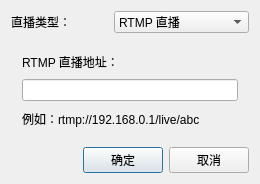
<?xml version="1.0" encoding="UTF-8"?>
<ui version="4.0">
 <class>DlgAddLive</class>
 <widget class="QDialog" name="DlgAddLive">
  <property name="geometry">
   <rect>
    <x>0</x>
    <y>0</y>
    <width>257</width>
    <height>163</height>
   </rect>
  </property>
  <property name="windowTitle">
   <string>DlgAddLive</string>
  </property>
  <layout class="QVBoxLayout" name="verticalLayout">
   <item>
    <layout class="QHBoxLayout" name="horizontalLayout">
     <item>
      <widget class="QLabel" name="label">
       <property name="text">
        <string>直播类型：</string>
       </property>
      </widget>
     </item>
     <item>
      <widget class="QComboBox" name="combLiveType">
       <item>
        <property name="text">
         <string>RTMP 直播</string>
        </property>
       </item>
       <item>
        <property name="text">
         <string>RDLiveSDK 云直播</string>
        </property>
       </item>
       <item>
        <property name="text">
         <string>锐动直播 (云直播)</string>
        </property>
       </item>
      </widget>
     </item>
    </layout>
   </item>
   <item>
    <widget class="QStackedWidget" name="stackedWidget">
     <property name="currentIndex">
      <number>0</number>
     </property>
     <widget class="QWidget" name="page">
      <layout class="QVBoxLayout" name="verticalLayout_2">
       <item>
        <widget class="QLabel" name="label_2">
         <property name="text">
          <string>RTMP 直播地址：</string>
         </property>
        </widget>
       </item>
       <item>
        <widget class="QLineEdit" name="texRtmpUrl">
         <property name="maxLength">
          <number>256</number>
         </property>
        </widget>
       </item>
       <item>
        <widget class="QLabel" name="label_5">
         <property name="text">
          <string>例如：rtmp://192.168.0.1/live/abc</string>
         </property>
        </widget>
       </item>
      </layout>
     </widget>
     <widget class="QWidget" name="page_2">
      <layout class="QVBoxLayout" name="verticalLayout_3">
       <item>
        <widget class="QLabel" name="label_3">
         <property name="text">
          <string>用户ID（能标识用户唯一性的字符串）：</string>
         </property>
        </widget>
       </item>
       <item>
        <widget class="QLineEdit" name="texSdkUserId">
         <property name="maxLength">
          <number>32</number>
         </property>
        </widget>
       </item>
       <item>
        <widget class="QLabel" name="label_4">
         <property name="text">
          <string>小写字母和数字的组合，小于32个字符</string>
         </property>
        </widget>
       </item>
      </layout>
     </widget>
     <widget class="QWidget" name="page_3">
      <layout class="QGridLayout" name="gridLayout">
       <item row="0" column="0">
        <widget class="QLabel" name="label_6">
         <property name="text">
          <string>用户名：</string>
         </property>
        </widget>
       </item>
       <item row="0" column="1">
        <widget class="QLineEdit" name="texRdLiveUserName">
         <property name="maxLength">
          <number>64</number>
         </property>
        </widget>
       </item>
       <item row="1" column="0">
        <widget class="QLabel" name="label_7">
         <property name="text">
          <string>密码：</string>
         </property>
        </widget>
       </item>
       <item row="1" column="1">
        <widget class="QLineEdit" name="texRdLivePassword">
         <property name="maxLength">
          <number>64</number>
         </property>
         <property name="echoMode">
          <enum>QLineEdit::Password</enum>
         </property>
        </widget>
       </item>
       <item row="2" column="1">
        <widget class="QCheckBox" name="chkRdLiveAutoLogin">
         <property name="text">
          <string>自动登录</string>
         </property>
        </widget>
       </item>
      </layout>
     </widget>
    </widget>
   </item>
   <item>
    <layout class="QHBoxLayout" name="horizontalLayout_2">
     <item>
      <spacer name="horizontalSpacer">
       <property name="orientation">
        <enum>Qt::Horizontal</enum>
       </property>
       <property name="sizeHint" stdset="0">
        <size>
         <width>40</width>
         <height>20</height>
        </size>
       </property>
      </spacer>
     </item>
     <item>
      <widget class="QPushButton" name="butOK">
       <property name="text">
        <string>确定</string>
       </property>
       <property name="default">
        <bool>true</bool>
       </property>
      </widget>
     </item>
     <item>
      <widget class="QPushButton" name="butCancel">
       <property name="text">
        <string>取消</string>
       </property>
      </widget>
     </item>
    </layout>
   </item>
  </layout>
 </widget>
 <layoutdefault spacing="6" margin="11"/>
 <resources/>
 <connections>
  <connection>
   <sender>combLiveType</sender>
   <signal>currentIndexChanged(int)</signal>
   <receiver>stackedWidget</receiver>
   <slot>setCurrentIndex(int)</slot>
   <hints>
    <hint type="sourcelabel">
     <x>165</x>
     <y>18</y>
    </hint>
    <hint type="destinationlabel">
     <x>205</x>
     <y>42</y>
    </hint>
   </hints>
  </connection>
 </connections>
</ui>
